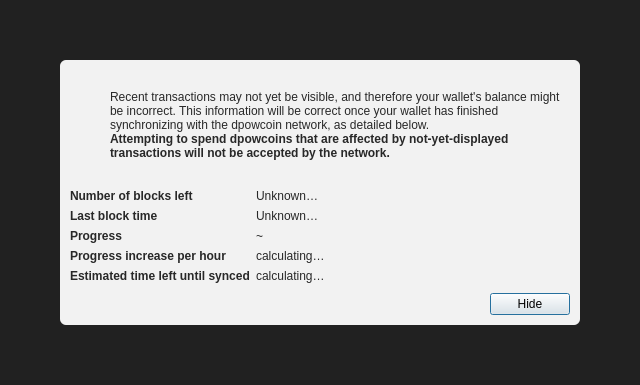
<?xml version="1.0" encoding="UTF-8"?>
<ui version="4.0">
 <class>ModalOverlay</class>
 <widget class="QWidget" name="ModalOverlay">
  <property name="geometry">
   <rect>
    <x>0</x>
    <y>0</y>
    <width>640</width>
    <height>385</height>
   </rect>
  </property>
  <property name="windowTitle">
   <string>Form</string>
  </property>
  <layout class="QVBoxLayout" name="verticalLayout" stretch="0">
   <property name="sizeConstraint">
    <enum>QLayout::SetDefaultConstraint</enum>
   </property>
   <property name="leftMargin">
    <number>0</number>
   </property>
   <property name="topMargin">
    <number>0</number>
   </property>
   <property name="rightMargin">
    <number>0</number>
   </property>
   <property name="bottomMargin">
    <number>0</number>
   </property>
   <item>
    <widget class="QWidget" name="bgWidget" native="true">
     <property name="styleSheet">
      <string notr="true">#bgWidget { background: rgba(0,0,0,220); }</string>
     </property>
     <layout class="QVBoxLayout" name="verticalLayoutMain" stretch="1">
      <property name="leftMargin">
       <number>60</number>
      </property>
      <property name="topMargin">
       <number>60</number>
      </property>
      <property name="rightMargin">
       <number>60</number>
      </property>
      <property name="bottomMargin">
       <number>60</number>
      </property>
      <item>
       <widget class="QWidget" name="contentWidget" native="true">
        <property name="styleSheet">
         <string notr="true">#contentWidget { background: rgba(255,255,255,240); border-radius: 6px; }

QLabel { color: rgb(40,40,40);  }</string>
        </property>
        <layout class="QVBoxLayout" name="verticalLayoutSub" stretch="1,0,0,0">
         <property name="spacing">
          <number>0</number>
         </property>
         <property name="leftMargin">
          <number>10</number>
         </property>
         <property name="topMargin">
          <number>10</number>
         </property>
         <property name="rightMargin">
          <number>10</number>
         </property>
         <property name="bottomMargin">
          <number>10</number>
         </property>
         <item>
          <layout class="QHBoxLayout" name="horizontalLayoutIconText" stretch="0,1">
           <property name="topMargin">
            <number>20</number>
           </property>
           <item>
            <layout class="QVBoxLayout" name="verticalLayoutIcon">
             <property name="leftMargin">
              <number>0</number>
             </property>
             <item>
              <widget class="QPushButton" name="warningIcon">
               <property name="enabled">
                <bool>false</bool>
               </property>
               <property name="text">
                <string/>
               </property>
               <property name="icon">
                <iconset>
                 <normaloff>:/icons/warning</normaloff>
                 <disabledoff>:/icons/warning</disabledoff>:/icons/warning</iconset>
               </property>
               <property name="iconSize">
                <size>
                 <width>48</width>
                 <height>48</height>
                </size>
               </property>
               <property name="flat">
                <bool>true</bool>
               </property>
              </widget>
             </item>
             <item>
              <spacer name="verticalSpacerWarningIcon">
               <property name="orientation">
                <enum>Qt::Vertical</enum>
               </property>
               <property name="sizeHint" stdset="0">
                <size>
                 <width>20</width>
                 <height>40</height>
                </size>
               </property>
              </spacer>
             </item>
            </layout>
           </item>
           <item>
            <layout class="QVBoxLayout" name="verticalLayoutInfoText">
             <property name="leftMargin">
              <number>0</number>
             </property>
             <property name="topMargin">
              <number>0</number>
             </property>
             <item>
              <widget class="QLabel" name="infoText">
               <property name="text">
                <string>Recent transactions may not yet be visible, and therefore your wallet's balance might be incorrect. This information will be correct once your wallet has finished synchronizing with the dpowcoin network, as detailed below.</string>
               </property>
               <property name="textFormat">
                <enum>Qt::RichText</enum>
               </property>
               <property name="wordWrap">
                <bool>true</bool>
               </property>
              </widget>
             </item>
             <item>
              <widget class="QLabel" name="infoTextStrong">
               <property name="font">
                <font>
                 <weight>75</weight>
                 <bold>true</bold>
                </font>
               </property>
               <property name="text">
                <string>Attempting to spend dpowcoins that are affected by not-yet-displayed transactions will not be accepted by the network.</string>
               </property>
               <property name="textFormat">
                <enum>Qt::RichText</enum>
               </property>
               <property name="wordWrap">
                <bool>true</bool>
               </property>
              </widget>
             </item>
             <item>
              <spacer name="verticalSpacerInTextSpace">
               <property name="orientation">
                <enum>Qt::Vertical</enum>
               </property>
               <property name="sizeHint" stdset="0">
                <size>
                 <width>20</width>
                 <height>40</height>
                </size>
               </property>
              </spacer>
             </item>
            </layout>
           </item>
          </layout>
         </item>
         <item>
          <spacer name="verticalSpacerAfterText">
           <property name="orientation">
            <enum>Qt::Vertical</enum>
           </property>
           <property name="sizeHint" stdset="0">
            <size>
             <width>20</width>
             <height>40</height>
            </size>
           </property>
          </spacer>
         </item>
         <item>
          <layout class="QFormLayout" name="formLayout">
           <property name="fieldGrowthPolicy">
            <enum>QFormLayout::FieldsStayAtSizeHint</enum>
           </property>
           <property name="horizontalSpacing">
            <number>6</number>
           </property>
           <property name="verticalSpacing">
            <number>6</number>
           </property>
           <property name="topMargin">
            <number>10</number>
           </property>
           <item row="0" column="0">
            <widget class="QLabel" name="labelNumberOfBlocksLeft">
             <property name="font">
              <font>
               <weight>75</weight>
               <bold>true</bold>
              </font>
             </property>
             <property name="text">
              <string>Number of blocks left</string>
             </property>
            </widget>
           </item>
           <item row="0" column="1">
            <widget class="QLabel" name="numberOfBlocksLeft">
             <property name="text">
              <string>Unknown…</string>
             </property>
            </widget>
           </item>
           <item row="1" column="0">
            <widget class="QLabel" name="labelLastBlockTime">
             <property name="font">
              <font>
               <weight>75</weight>
               <bold>true</bold>
              </font>
             </property>
             <property name="text">
              <string>Last block time</string>
             </property>
            </widget>
           </item>
           <item row="1" column="1">
            <widget class="QLabel" name="newestBlockDate">
             <property name="sizePolicy">
              <sizepolicy hsizetype="Maximum" vsizetype="Preferred">
               <horstretch>0</horstretch>
               <verstretch>0</verstretch>
              </sizepolicy>
             </property>
             <property name="text">
              <string>Unknown…</string>
             </property>
            </widget>
           </item>
           <item row="2" column="0">
            <widget class="QLabel" name="labelSyncDone">
             <property name="font">
              <font>
               <weight>75</weight>
               <bold>true</bold>
              </font>
             </property>
             <property name="text">
              <string>Progress</string>
             </property>
            </widget>
           </item>
           <item row="2" column="1">
            <layout class="QHBoxLayout" name="horizontalLayoutSync" stretch="0,1">
             <item>
              <widget class="QLabel" name="percentageProgress">
               <property name="text">
                <string notr="true">~</string>
               </property>
              </widget>
             </item>
            </layout>
           </item>
           <item row="4" column="0">
            <widget class="QLabel" name="labelProgressIncrease">
             <property name="font">
              <font>
               <weight>75</weight>
               <bold>true</bold>
              </font>
             </property>
             <property name="text">
              <string>Progress increase per hour</string>
             </property>
            </widget>
           </item>
           <item row="4" column="1">
            <widget class="QLabel" name="progressIncreasePerH">
             <property name="text">
              <string>calculating…</string>
             </property>
            </widget>
           </item>
           <item row="5" column="0">
            <widget class="QLabel" name="labelEstimatedTimeLeft">
             <property name="font">
              <font>
               <weight>75</weight>
               <bold>true</bold>
              </font>
             </property>
             <property name="text">
              <string>Estimated time left until synced</string>
             </property>
            </widget>
           </item>
           <item row="5" column="1">
            <widget class="QLabel" name="expectedTimeLeft">
             <property name="text">
              <string>calculating…</string>
             </property>
            </widget>
           </item>
          </layout>
         </item>
         <item>
          <layout class="QHBoxLayout" name="horizontalLayoutButtons">
           <property name="leftMargin">
            <number>10</number>
           </property>
           <property name="topMargin">
            <number>10</number>
           </property>
           <item>
            <spacer name="horizontalSpacer">
             <property name="orientation">
              <enum>Qt::Horizontal</enum>
             </property>
             <property name="sizeHint" stdset="0">
              <size>
               <width>40</width>
               <height>20</height>
              </size>
             </property>
            </spacer>
           </item>
           <item>
            <widget class="QPushButton" name="closeButton">
             <property name="text">
              <string>Hide</string>
             </property>
             <property name="shortcut">
              <string>Esc</string>
             </property>
             <property name="focusPolicy">
              <enum>Qt::StrongFocus</enum>
             </property>
             <property name="default">
              <bool>true</bool>
             </property>
            </widget>
           </item>
          </layout>
         </item>
        </layout>
       </widget>
      </item>
     </layout>
    </widget>
   </item>
  </layout>
 </widget>
 <resources/>
 <connections/>
</ui>
